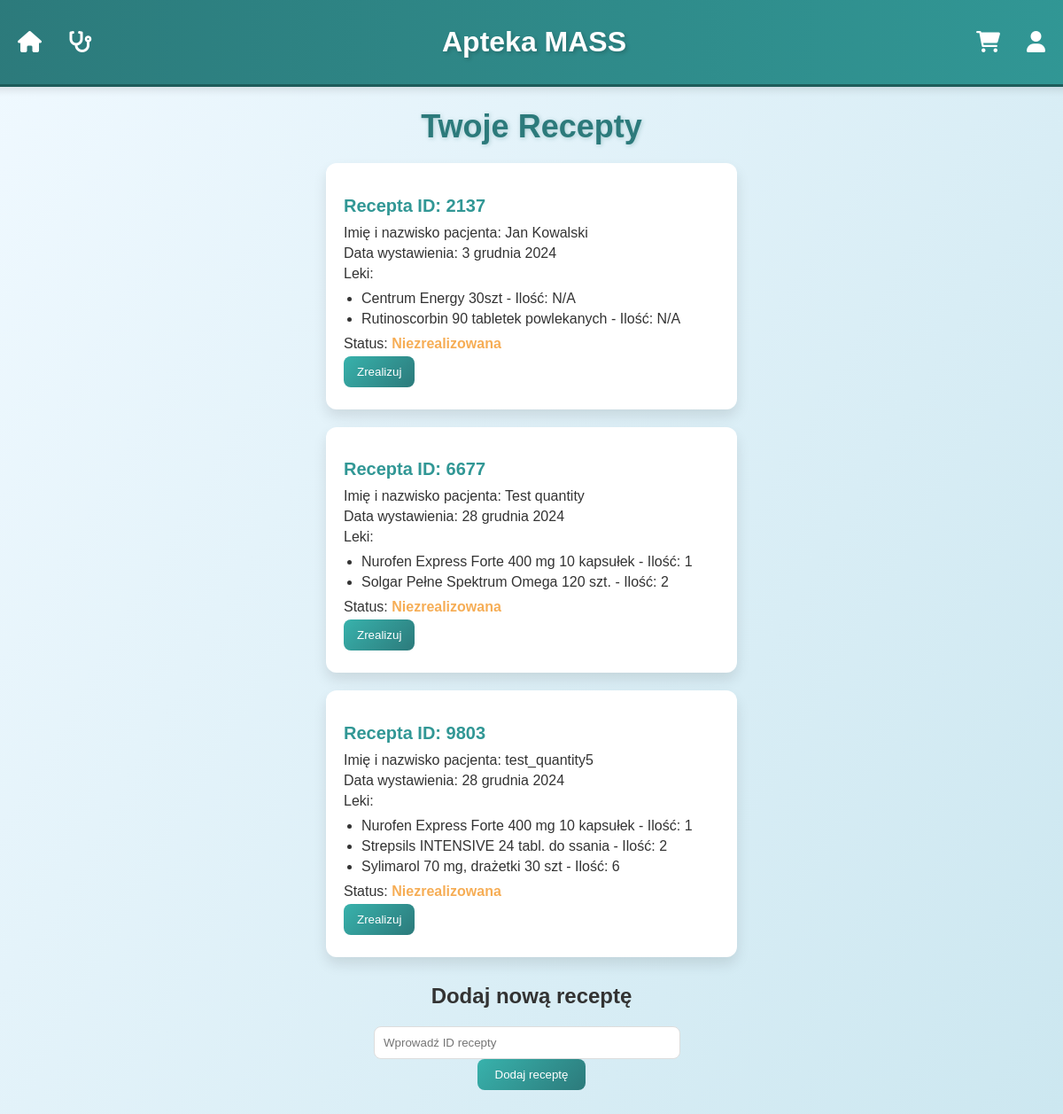
Page /mass/prescriptions/ (signed in) on the committed database.
### mass/models.py (models this page shows, shortened)
class Prescription(models.Model):
    prescription_ID = models.DecimalField(max_digits=4, decimal_places=0)
    patient_name = models.CharField(max_length=255)  # User
    date_prescribed = models.DateField(default=datetime.now)
    medications = models.ManyToManyField(Medication)
    quantities = models.JSONField(blank=True, null=True, default=None)
    realized = models.BooleanField(default=False)
    added = models.BooleanField(default=False)

class Medication(models.Model):
    class Category(models.TextChoices):
        PAIN = 'pain', 'Ból'
        ALLERGY = 'allergy', 'Alergia'
        DIABETIC = 'diabetic', 'Diabetyk'
        SKIN = 'skin', 'Skóra'
        COLD = 'cold', 'Przeziębienie'
        WOUNDS = 'wounds', 'Rany i oparzenia'
        DIGESTIVE = 'digestive', 'Trawienie'
        CONTRACEPTION = 'contraception', 'Antykoncepcja'
        VITAMINS = 'vitamins', 'Witaminy'
        OTHER = 'inne', 'Inne'
    name = models.CharField(max_length=100)
    side_effects = models.CharField(max_length=200)
    price = models.DecimalField(max_digits=10, decimal_places=2, null=True, blank=True)
    description = models.TextField(null=True, blank=True)
    image = models.ImageField(upload_to='MASS-main\image', null=True, blank=True)
    category_tag = models.CharField(max_length=20, choices=Category.choices, default=Category.OTHER)

### mass/views.py (the view)
# urls.py: path('prescriptions/', views.prescriptions_view, name='prescriptions_view'),
@login_required
def prescriptions_view(request):
    extended_user = get_object_or_404(ExtendedUser, user=request.user)
    prescriptions = extended_user.prescriptions.all()
    error = request.GET.get('error', None)
    return render(request, 'prescriptions.html', {
        'prescriptions': prescriptions,
        'error': error
    })

### mass/templatetags/get_item.py (called while the page is built)
@register.filter
def get_item(value, index):
    try:
        return value[index]
    except IndexError:
        return None  # lub domyślna wartość, jeśli indeks jest poza zakresem

### mass/templates/prescriptions.html (shortened to what this page needs)
{% load get_item %}
<!DOCTYPE html>
<html lang="pl">
<head>
    <link rel="stylesheet" href="https://cdnjs.cloudflare.com/ajax/libs/font-awesome/6.0.0/css/all.min.css">
</head>
<body>
{% include 'navbar.html' %}
    <h1>Twoje Recepty</h1>
    <div class="container">
        {% if prescriptions.exists %}
    {% for prescription in prescriptions %}
        <div class="prescription">
            <h2>Recepta ID: {{ prescription.prescription_ID }}</h2>
            <p>Imię i nazwisko pacjenta: {{ prescription.patient_name }}</p>
            <p>Data wystawienia: {{ prescription.date_prescribed }}</p>
            <p>Leki:</p>
            <ul>
                {% for medication in prescription.medications.all %}
                    <li>
                        {{ medication.name }} -
                        {% if prescription.quantities %}
                            {% with quantity=prescription.quantities|get_item:forloop.counter0 %}
                                Ilość: {{ quantity }}
                            {% endwith %}
                        {% else %}
                            Ilość: N/A
                        {% endif %}
                    </li>
                {% endfor %}
            </ul>
            <p>Status:
                {% if prescription.realized %}
                    <span class="realized-status">Zrealizowana</span>
                {% else %}
                    <span class="not-realized-status">Niezrealizowana</span>
                    <form action="{% url 'realize_prescription' prescription.id %}" method="POST">
                        <button type="submit" class="btn-primary">Zrealizuj</button>
                    </form>
                {% endif %}
            </p>
        </div>
    {% endfor %}
{% else %}
    <p>Brak dodanych recept.</p>
{% endif %}
        <div class="add-prescription">
            <h2>Dodaj nową receptę</h2>
            <form method="POST" action="{% url 'add_prescription' %}">
                <input type="text" name="prescription_id" placeholder="Wprowadź ID recepty" required>
                <button type="submit">Dodaj receptę</button>
            </form>
        </div>
    </div>
</body>
</html>

### mass/templates/prescriptions.html (style rules this page uses)
body { font-family: Arial, sans-serif; margin: 0; padding: 0px 20px; background: linear-gradient(120deg, #f0f9ff, #cce7f0); color: #333; display: flex; flex-direction: column; align-items: center; }
h1 { color: #2c7a7b; font-size: 36px; margin-bottom: 20px; text-align: center; text-shadow: 1px 1px 5px rgba(44, 122, 123, 0.3); }
.container { max-width: 1200px; width: 40%; margin: 0 auto; }
.prescription { background: white; border-radius: 12px; box-shadow: 0 8px 15px rgba(0, 0, 0, 0.1); padding: 20px; margin-bottom: 20px; transition: transform 0.2s ease, box-shadow 0.2s ease; }
.prescription h2 { font-size: 20px; color: #319795; margin-bottom: 10px; }
.prescription p { margin: 5px 0; }
.prescription ul { margin: 10px 0; padding-left: 20px; }
.prescription ul li { margin-bottom: 5px; }
.not-realized-status { color: #f6ad55; font-weight: bold; }
.btn-primary { padding: 10px 15px; background: linear-gradient(135deg, #38b2ac, #2c7a7b); color: white; border: none; border-radius: 8px; cursor: pointer; transition: background 0.3s ease, transform 0.2s ease; }
.add-prescription { text-align: center; margin: 30px 0; }
.add-prescription input { padding: 10px; border: 1px solid #ddd; border-radius: 8px; width: calc(100% - 140px); max-width: 400px; margin-right: 10px; outline: none; transition: border-color 0.3s ease, box-shadow 0.3s ease; }
.add-prescription button { padding: 10px 20px; background: linear-gradient(135deg, #38b2ac, #2c7a7b); color: white; border: none; border-radius: 8px; cursor: pointer; transition: background 0.3s ease; }

### rows in the picture
Prescription: prescription_ID "2137", patient_name "Jan Kowalski", date_prescribed "3 grudnia 2024", realized "Niezrealizowana"
Medication: name "Centrum Energy 30szt", shows "Ilość: N/A"
Medication: name "Rutinoscorbin 90 tabletek powlekanych", shows "Ilość: N/A"
Prescription: prescription_ID "6677", patient_name "Test quantity", date_prescribed "28 grudnia 2024", realized "Niezrealizowana"
Medication: name "Nurofen Express Forte 400 mg 10 kapsułek", quantity "1"
Medication: name "Solgar Pełne Spektrum Omega 120 szt.", quantity "2"
Prescription: prescription_ID "9803", patient_name "test_quantity5", date_prescribed "28 grudnia 2024", realized "Niezrealizowana"
Medication: name "Strepsils INTENSIVE 24 tabl. do ssania", quantity "2"
Medication: name "Sylimarol 70 mg, drażetki 30 szt", quantity "6"
